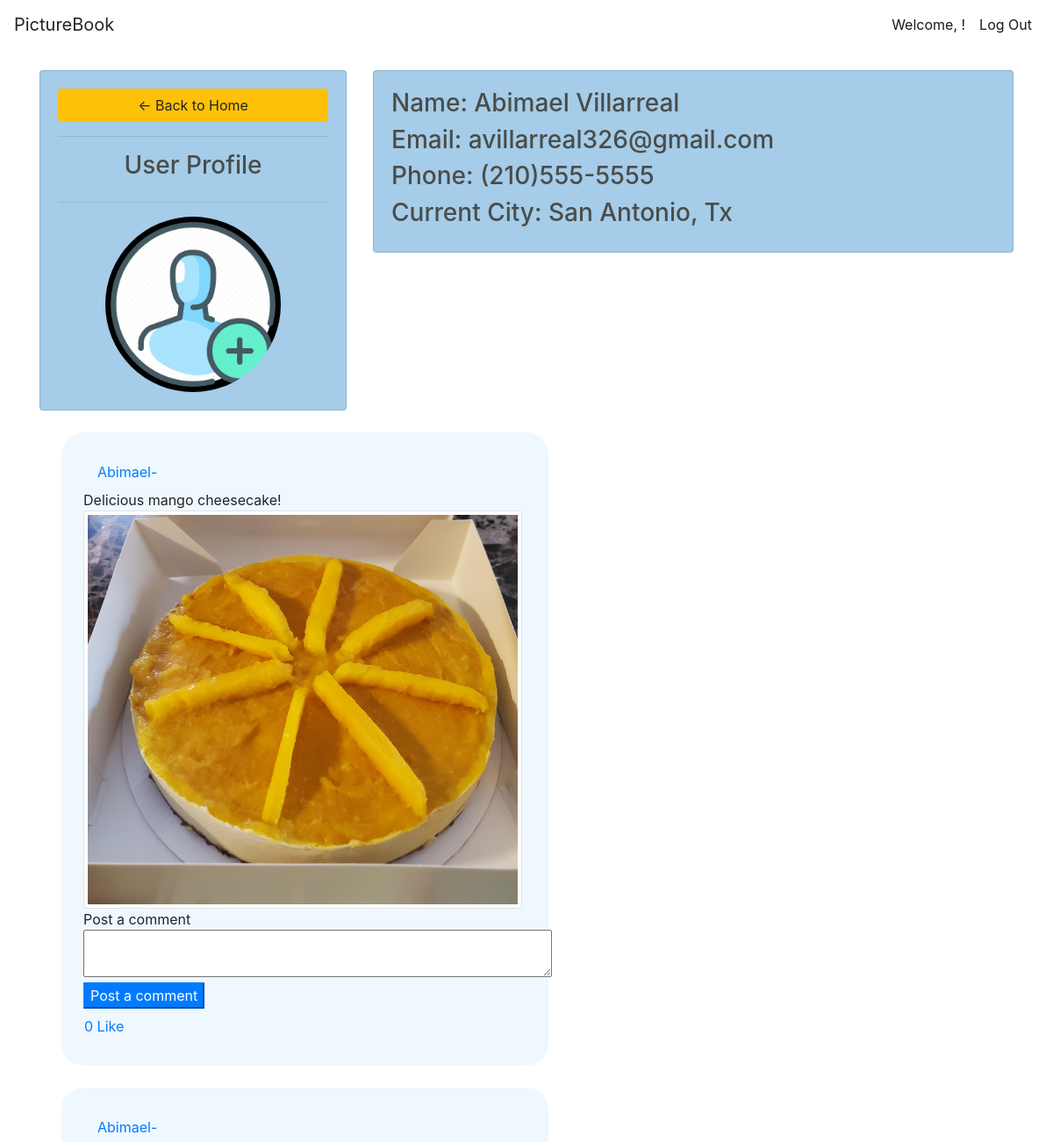
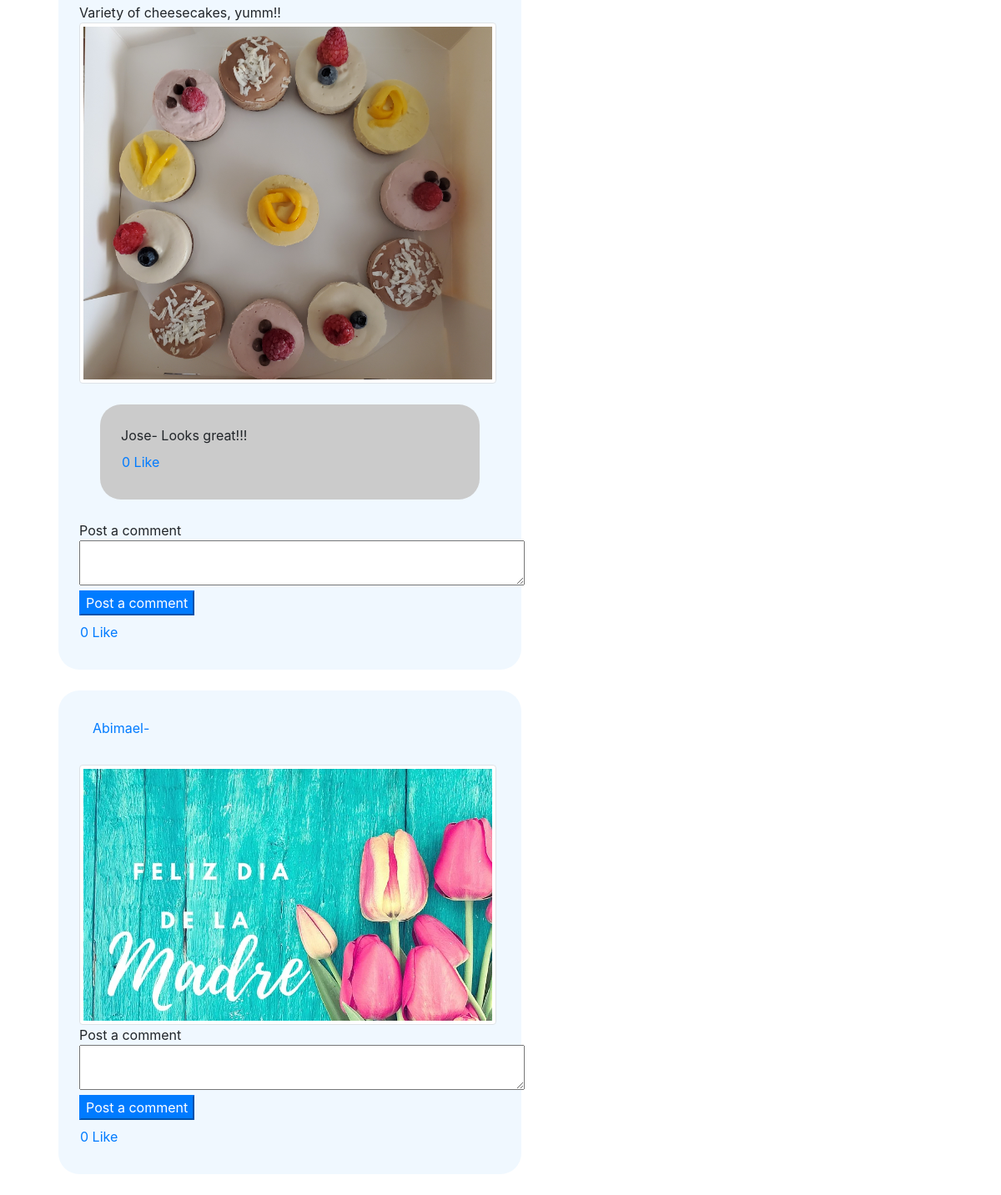
Before: /profile/1 with the older database file (2 pictures, top to bottom).
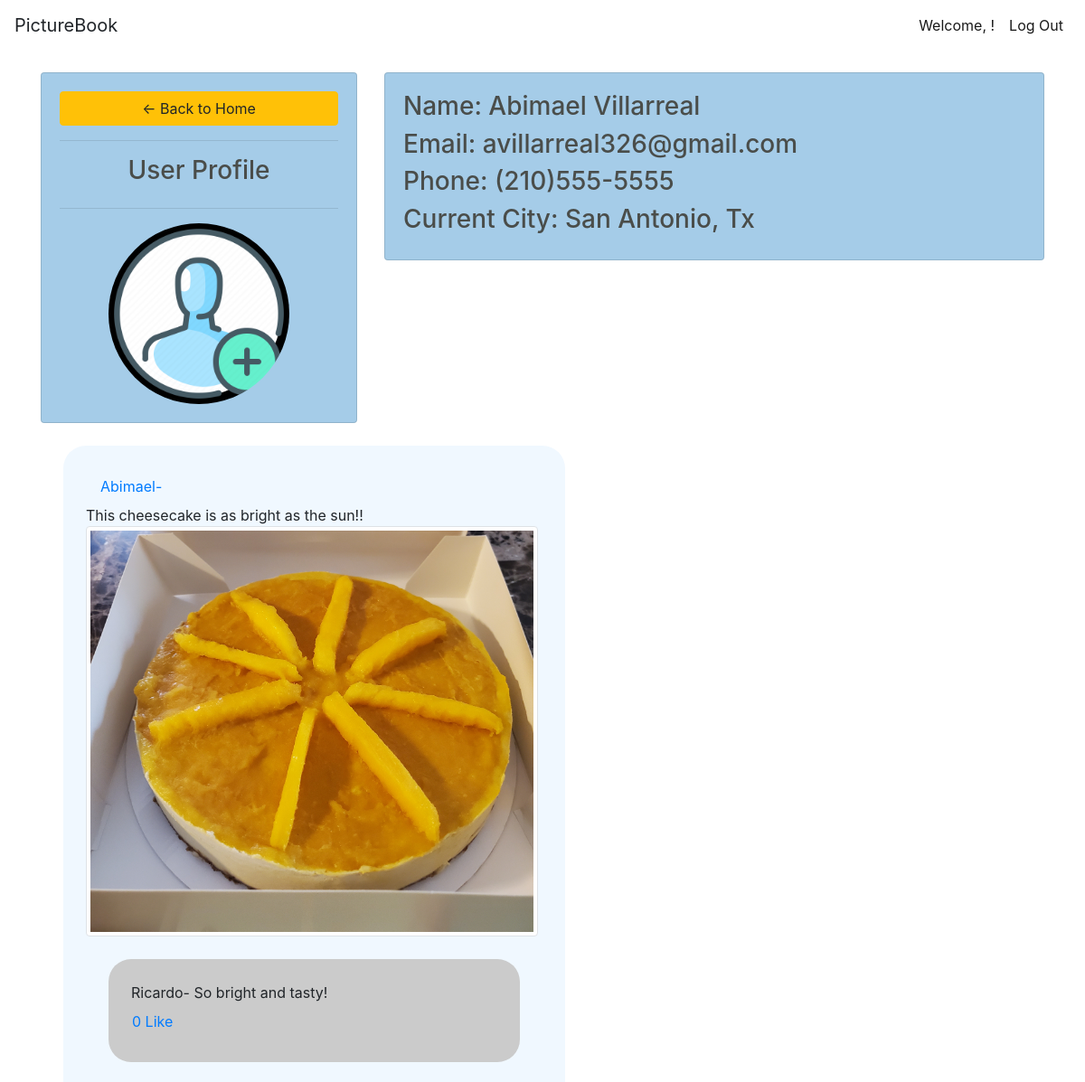
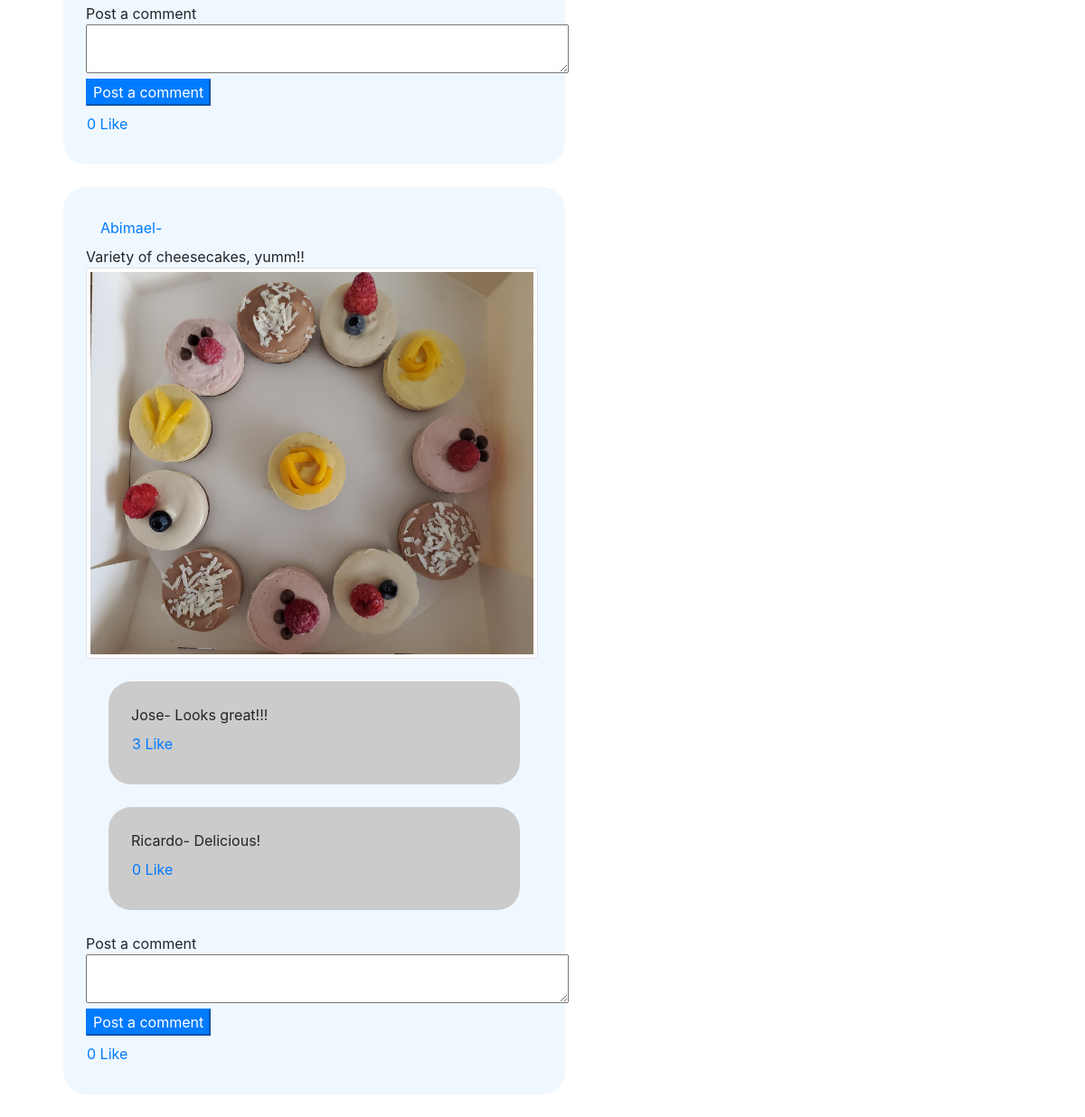
After: the same page with the newer database file (2 pictures, top to bottom).
### pictureapp/models.py (models this page shows)
class User(models.Model):
    first_name = models.CharField(max_length=255)
    last_name = models.CharField(max_length=255)
    email = models.CharField(max_length=255)
    phone = models.CharField(max_length=255)
    city = models.CharField(null=True, max_length=255)
    password = models.CharField(max_length=255)
    profile_pic = models.ImageField(default="profile.png", null=True, blank=True)
    created_at = models.DateTimeField(auto_now_add=True)
    updated_at = models.DateTimeField(auto_now=True)
    objects = UserManager()

class Post(models.Model):
    picture = models.ImageField(null=True, blank=True)
    desc = models.TextField(null=True)
    poster = models.ForeignKey(User, related_name='user_posts', on_delete=models.CASCADE)
    likes = models.ManyToManyField(User, related_name='liked_posts')

class Comment(models.Model):
    comment = models.CharField(max_length=255)
    poster = models.ForeignKey(User, related_name='comments', on_delete=models.CASCADE)
    post = models.ForeignKey(Post, related_name='post_comments', on_delete=models.CASCADE)
    likes = models.ManyToManyField(User, related_name='liked_comments')

### pictureapp/views.py (the view)
# urls.py: path('profile/<int:id>', views.profile),
def profile(request,id):
    user=User.objects.get(id=id)
    posts=Post.objects.filter(poster=user)
    context = {
        "user":user,
        "posts":posts,
        "comments":Comment.objects.all()
    }
    return render(request,'profile.html',context)

### pictureapp/templates/profile.html (shortened to what this page needs)
<!DOCTYPE html>
<html lang="en">
    <head>
        <link rel="stylesheet" href="https://maxcdn.bootstrapcdn.com/bootstrap/4.0.0/css/bootstrap.min.css">
        {% load static %}
        <link rel="stylesheet" href="{% static '/css/styles.css' %}">
    </head>
    <body>
        <nav id="card1" class="navbar navbar-expand-lg navbar-light">
            <div class="collapse navbar-collapse" id="navbarTogglerDemo01">
                <a id="Title" class="navbar-brand">PictureBook</a>
                <ul class="navbar-nav ml-auto mt-2 mt-lg-0 ml-auto">
                    <li class="nav-item active">
                        <a class="nav-link" href="/profile/{{request.session.user_id}}">Welcome, {{request.session.user_name}}!</a>
                    </li>
                    <li class="nav-item active">
                        <a class="nav-link" href="/logout">Log Out</a>
                    </li>
                </ul>
            </div>
        </nav>
        <div class="container">
                <br>
                <div class="row">
                    <div class="col-md-4">
                        <div class="card card-body">
                            <a class="btn btn-warning" href="/wall"> &#8592; Back to Home</a>
                            <hr>
                            <h3 style="text-align: center">User Profile</h3>
                            <hr>
                            <img class="profile-pic" alt="missing image" src="{{user.profile_pic.url}}" >
                        </div>
                    </div>
                    <div class="col-md-8">
                        <div class="card card-body" style="text-align: left;">
                            <h3>Name: {{user.first_name}} {{user.last_name}}</h3>
                            <h3>Email: {{user.email}}</h3>
                            <h3>Phone: {{user.phone}}</h3>
                            <h3>Current City: {{user.city}}</h3>
                        </div>
                    </div>
                </div>
                <div>
                    {% for post in posts reversed %}
                    <div class="post col-md-6">
                        <a class="nav-link" href="/profile/{{post.poster.id}}">{{post.poster.first_name}}-</a>
                        {{post.desc}}
                        <br>
                        <img class="img-thumbnail" alt="missing image" src="{{post.picture.url}}" >
                            {% for comment in post.post_comments.all %}
                        <div class="comment">
                            {{comment.poster.first_name}}-
                            {{comment.comment}}
                            <div class="row">
                                <a class="nav-link" href="/like_com/{{comment.id}}">{{comment.likes.count}} Like</a>
                            </div>
                        </div>
                            {% endfor %}
                        <div>
                            Post a comment
                            <form action="/create_comment/{{post.id}}" method="post">
                                <textarea name="comment" cols="50" rows="2"></textarea>
                                <br>
                                <button class="btn-primary">Post a comment</button>
                            </form>
                            <div class="row">
                            <a class="nav-link" href="/like/{{post.id}}">{{post.likes.count}} Like</a>
                            </div>
                        </div>
                    </div>
                    {% endfor %}
                </div>
        </div>
    </body>
</html>

### pictureapp/static/css/styles.css (style rules this page uses)
.post { background-color: aliceblue; padding: 25px; margin: 25px; border-radius: 25px; }
.comment { background-color: #cbcbcb; padding: 25px; margin: 25px; min-height: 50px; border-radius: 25px; }
.img-thumbnail { max-width: 500px; max-height: 500px; }

### pictureapp/templates/profile.html (style rules this page uses)
.profile-pic { max-width: 200px; max-height:200px; margin: 0 auto; border-radius: 50%; }
.card { background-color: #A5CCE8; }
h3 { color: #4a4d4a; }

Changed rows visible on the page:
removed Post: poster.first_name "Abimael", picture (picture), likes.count "0"
changed Post: desc "Delicious mango cheesecake!" → "This cheesecake is as bright as the sun!!"
added Comment: poster.first_name "Ricardo", comment "So bright and tasty!", likes.count "0", shown under Post "Abimael"
computed for Comment "Looks great!!!": likes.count "0" → "3"
added Comment: poster.first_name "Ricardo", comment "Delicious!", likes.count "0", shown under Post "Variety of cheesecakes, yumm!!"
